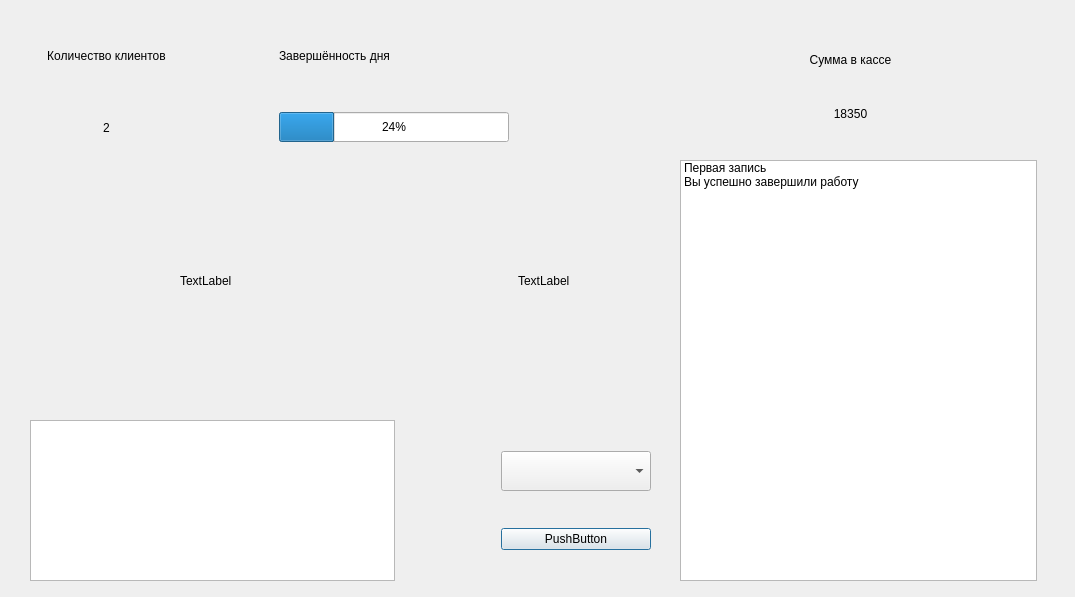
<?xml version="1.0" encoding="UTF-8"?>
<ui version="4.0">
 <class>Dialog</class>
 <widget class="QDialog" name="Dialog">
  <property name="geometry">
   <rect>
    <x>0</x>
    <y>0</y>
    <width>1075</width>
    <height>597</height>
   </rect>
  </property>
  <property name="contextMenuPolicy">
   <enum>Qt::ContextMenuPolicy::DefaultContextMenu</enum>
  </property>
  <property name="windowTitle">
   <string>Dialog</string>
  </property>
  <property name="layoutDirection">
   <enum>Qt::LayoutDirection::LeftToRight</enum>
  </property>
  <property name="sizeGripEnabled">
   <bool>false</bool>
  </property>
  <widget class="QListWidget" name="text_output">
   <property name="geometry">
    <rect>
     <x>680</x>
     <y>160</y>
     <width>357</width>
     <height>421</height>
    </rect>
   </property>
   <item>
    <property name="text">
     <string>Первая запись</string>
    </property>
   </item>
   <item>
    <property name="text">
     <string>Вы успешно завершили работу</string>
    </property>
   </item>
  </widget>
  <widget class="QWidget" name="layoutWidget">
   <property name="geometry">
    <rect>
     <x>30</x>
     <y>20</y>
     <width>489</width>
     <height>143</height>
    </rect>
   </property>
   <layout class="QVBoxLayout" name="top_left_container">
    <property name="leftMargin">
     <number>10</number>
    </property>
    <property name="topMargin">
     <number>10</number>
    </property>
    <property name="rightMargin">
     <number>10</number>
    </property>
    <property name="bottomMargin">
     <number>10</number>
    </property>
    <item>
     <layout class="QHBoxLayout" name="horizontalLayout_2">
      <item>
       <widget class="QLabel" name="text_clients_amount">
        <property name="minimumSize">
         <size>
          <width>125</width>
          <height>30</height>
         </size>
        </property>
        <property name="text">
         <string>Количество клиентов</string>
        </property>
        <property name="alignment">
         <set>Qt::AlignmentFlag::AlignCenter</set>
        </property>
       </widget>
      </item>
      <item>
       <spacer name="verticalSpacer_2">
        <property name="orientation">
         <enum>Qt::Orientation::Vertical</enum>
        </property>
        <property name="sizeHint" stdset="0">
         <size>
          <width>100</width>
          <height>40</height>
         </size>
        </property>
       </spacer>
      </item>
      <item>
       <widget class="QLabel" name="text_day_progress">
        <property name="minimumSize">
         <size>
          <width>230</width>
          <height>30</height>
         </size>
        </property>
        <property name="layoutDirection">
         <enum>Qt::LayoutDirection::LeftToRight</enum>
        </property>
        <property name="text">
         <string>Завершённость дня</string>
        </property>
        <property name="alignment">
         <set>Qt::AlignmentFlag::AlignLeading|Qt::AlignmentFlag::AlignLeft|Qt::AlignmentFlag::AlignVCenter</set>
        </property>
       </widget>
      </item>
     </layout>
    </item>
    <item>
     <spacer name="horizontalSpacer">
      <property name="orientation">
       <enum>Qt::Orientation::Horizontal</enum>
      </property>
      <property name="sizeHint" stdset="0">
       <size>
        <width>40</width>
        <height>15</height>
       </size>
      </property>
     </spacer>
    </item>
    <item>
     <layout class="QHBoxLayout" name="horizontalLayout">
      <item>
       <widget class="QLabel" name="clients_amount">
        <property name="minimumSize">
         <size>
          <width>125</width>
          <height>40</height>
         </size>
        </property>
        <property name="text">
         <string>2</string>
        </property>
        <property name="alignment">
         <set>Qt::AlignmentFlag::AlignCenter</set>
        </property>
       </widget>
      </item>
      <item>
       <spacer name="verticalSpacer">
        <property name="orientation">
         <enum>Qt::Orientation::Vertical</enum>
        </property>
        <property name="sizeHint" stdset="0">
         <size>
          <width>100</width>
          <height>40</height>
         </size>
        </property>
       </spacer>
      </item>
      <item>
       <widget class="QProgressBar" name="day_progress">
        <property name="minimumSize">
         <size>
          <width>230</width>
          <height>30</height>
         </size>
        </property>
        <property name="maximumSize">
         <size>
          <width>230</width>
          <height>16777215</height>
         </size>
        </property>
        <property name="value">
         <number>24</number>
        </property>
       </widget>
      </item>
     </layout>
    </item>
   </layout>
  </widget>
  <widget class="QWidget" name="layoutWidget">
   <property name="geometry">
    <rect>
     <x>30</x>
     <y>160</y>
     <width>631</width>
     <height>243</height>
    </rect>
   </property>
   <layout class="QHBoxLayout" name="mid_container">
    <item>
     <layout class="QGridLayout" name="gridLayout">
      <item row="0" column="0">
       <widget class="QLabel" name="barber_main">
        <property name="maximumSize">
         <size>
          <width>220</width>
          <height>229</height>
         </size>
        </property>
        <property name="text">
         <string/>
        </property>
        <property name="pixmap">
         <pixmap>../../Загрузки/77f02bcd-b1af-43ec-96dc-9d0dd707629b.png</pixmap>
        </property>
        <property name="scaledContents">
         <bool>true</bool>
        </property>
       </widget>
      </item>
      <item row="0" column="1">
       <widget class="QLabel" name="text_barber_main">
        <property name="maximumSize">
         <size>
          <width>16777215</width>
          <height>40</height>
         </size>
        </property>
        <property name="text">
         <string>TextLabel</string>
        </property>
       </widget>
      </item>
     </layout>
    </item>
    <item>
     <spacer name="verticalSpacer_3">
      <property name="orientation">
       <enum>Qt::Orientation::Vertical</enum>
      </property>
      <property name="sizeHint" stdset="0">
       <size>
        <width>40</width>
        <height>40</height>
       </size>
      </property>
     </spacer>
    </item>
    <item>
     <layout class="QGridLayout" name="gridLayout_2">
      <item row="0" column="2">
       <widget class="QLabel" name="text_barber_brother">
        <property name="maximumSize">
         <size>
          <width>16777215</width>
          <height>40</height>
         </size>
        </property>
        <property name="text">
         <string>TextLabel</string>
        </property>
       </widget>
      </item>
      <item row="0" column="1">
       <widget class="QLabel" name="barber_brother">
        <property name="text">
         <string/>
        </property>
        <property name="pixmap">
         <pixmap>../../Загрузки/77f02bcd-b1af-43ec-96dc-9d0dd707629b (1).png</pixmap>
        </property>
        <property name="scaledContents">
         <bool>true</bool>
        </property>
       </widget>
      </item>
     </layout>
    </item>
   </layout>
  </widget>
  <widget class="QWidget" name="layoutWidget">
   <property name="geometry">
    <rect>
     <x>30</x>
     <y>420</y>
     <width>621</width>
     <height>161</height>
    </rect>
   </property>
   <layout class="QGridLayout" name="bottom_container">
    <item row="0" column="1">
     <spacer name="verticalSpacer_4">
      <property name="orientation">
       <enum>Qt::Orientation::Vertical</enum>
      </property>
      <property name="sizeHint" stdset="0">
       <size>
        <width>100</width>
        <height>40</height>
       </size>
      </property>
     </spacer>
    </item>
    <item row="0" column="0">
     <widget class="QListWidget" name="text_logs_from_sessions"/>
    </item>
    <item row="0" column="2">
     <layout class="QVBoxLayout" name="verticalLayout_2">
      <item>
       <widget class="QComboBox" name="combo_box_prev_sessions">
        <property name="minimumSize">
         <size>
          <width>150</width>
          <height>40</height>
         </size>
        </property>
       </widget>
      </item>
      <item>
       <widget class="QPushButton" name="pushButton">
        <property name="text">
         <string>PushButton</string>
        </property>
       </widget>
      </item>
     </layout>
    </item>
   </layout>
  </widget>
  <widget class="QWidget" name="layoutWidget">
   <property name="geometry">
    <rect>
     <x>740</x>
     <y>40</y>
     <width>221</width>
     <height>94</height>
    </rect>
   </property>
   <layout class="QVBoxLayout" name="top_right_container">
    <item>
     <widget class="QLabel" name="text_cash_in_hand">
      <property name="minimumSize">
       <size>
        <width>0</width>
        <height>40</height>
       </size>
      </property>
      <property name="text">
       <string>Сумма в кассе</string>
      </property>
      <property name="alignment">
       <set>Qt::AlignmentFlag::AlignCenter</set>
      </property>
     </widget>
    </item>
    <item>
     <spacer name="verticalSpacer_5">
      <property name="orientation">
       <enum>Qt::Orientation::Vertical</enum>
      </property>
      <property name="sizeHint" stdset="0">
       <size>
        <width>20</width>
        <height>40</height>
       </size>
      </property>
     </spacer>
    </item>
    <item>
     <widget class="QLabel" name="cash_in_hand">
      <property name="minimumSize">
       <size>
        <width>0</width>
        <height>40</height>
       </size>
      </property>
      <property name="text">
       <string>18350</string>
      </property>
      <property name="alignment">
       <set>Qt::AlignmentFlag::AlignCenter</set>
      </property>
     </widget>
    </item>
   </layout>
  </widget>
 </widget>
 <resources/>
 <connections/>
</ui>
